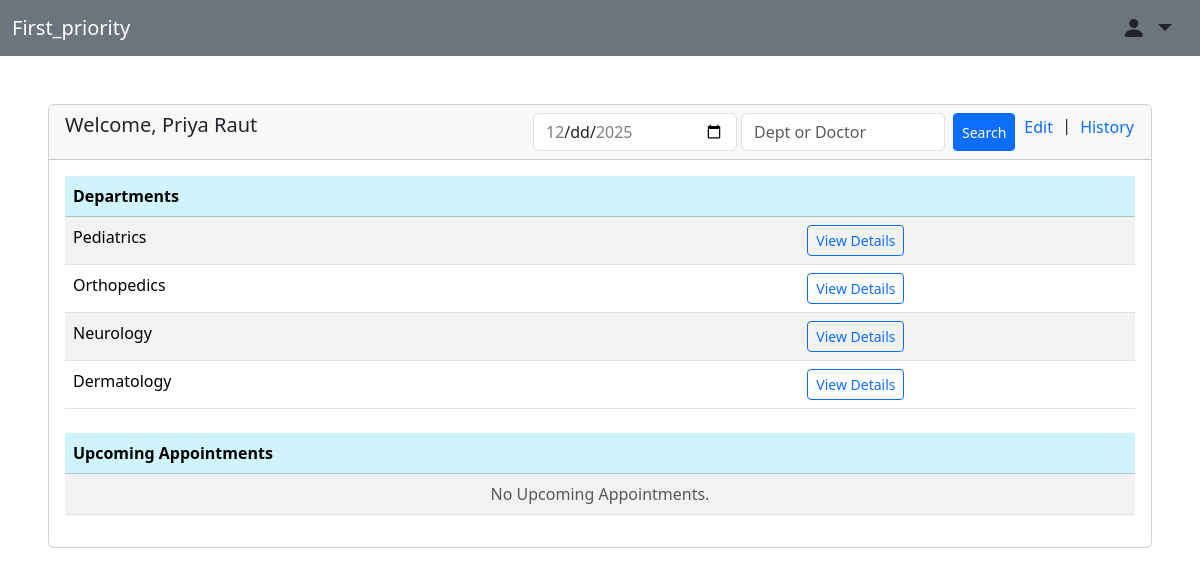
/dashboard/patient (signed in), run on the app's committed database.
### backend/models.py (models this page shows, shortened)
class Patient(db.Model,UserMixin):
    __tablename__ = "patient"
    id = db.Column(db.Integer, primary_key = True, autoincrement = True)
    username = db.Column(db.String, unique=True)
    email = db.Column(db.String, unique = True)
    password = db.Column(db.String)
    full_name = db.Column(db.String)
    contact_no = db.Column(db.String)
    dob = db.Column(db.Date)
    address = db.Column(db.Text)
    status = db.Column(db.Boolean,default=True)
    appointments = db.relationship("Appointment",backref="patient",cascade="all, delete-orphan")
    @property
    def is_active(self):
        return self.status

class Departments(db.Model):
    __tablename__ = "departments"
    id = db.Column(db.Integer, primary_key = True, autoincrement = True)
    name = db.Column(db.String, unique = True)
    description = db.Column(db.Text)
    doctors = db.relationship("Doctor", backref = "department",cascade="all, delete-orphan")

### backend/routes.py (the view)
@app.route("/dashboard/patient")
@login_required
def patient_dashboard():
    if isinstance(current_user, Patient):
        today = date.today()
        last_date = today + timedelta(days=6)
        departments=db.session.query(Departments).all()
        appointment_details1=Appointment.query.filter(Appointment.appointment_status == "Upcoming", Appointment.patient_id==current_user.id, Appointment.date>=today).order_by(Appointment.date,Appointment.time).all()
        appointment_details = []
        for appointment in appointment_details1:
            if appointment.date == today:
                if appointment.time <= datetime.now().time():
                    continue
            appointment_details.append(appointment)
        return render_template("patient/patient_dash.html",departments=departments,records=appointment_details,today=today,last_date=last_date)
    else:
        return redirect("/")

### app.py (called while the page is built)
def create_app():
    app = Flask(__name__)
    app.config["SQLALCHEMY_DATABASE_URI"] = "sqlite:///mydb.sqlite3"
    db.init_app(app)
    app.config["SECRET_KEY"] = "mysecretkey"
    loginmanager=LoginManager(app)
    @loginmanager.user_loader
    def load_user(email):
        obj=db.session.query(Doctor).filter_by(email=email).first() or db.session.query(Patient).filter_by(email=email).first() or db.session.query(Admin).filter_by(email=email).first()
        return obj
    app.app_context().push()
    return app

### backend/routes.py (called while the page is built)
@app.before_request
def inactive_users():
    msg = None
    if not current_user.is_authenticated and request.endpoint != "login" and request.endpoint!="register" and request.endpoint!="home":
        if(current_user.is_active == False):
            msg = "You are not allowed to access the application. Please contact administrator."
        logout_user()
        return redirect(url_for("login", msg=msg))

### templates/patient/patient_dash.html (shortened to what this page needs)
<!DOCTYPE html>
<html lang="en">
<head>
    <link href="https://cdn.jsdelivr.net/npm/bootstrap@5.3.8/dist/css/bootstrap.min.css" rel="stylesheet"
>
    <link rel="stylesheet" href="https://cdn.jsdelivr.net/npm/bootstrap-icons@1.13.1/font/bootstrap-icons.min.css">
</head>
<body>
    <nav class="navbar navbar-expand-sm bg-secondary navbar-dark">
        <div class="container-fluid">
            <div class="navbar-brand">First_priority</div>
            <div class="nav-item dropdown-center">
                <a class="nav-link dropdown-toggle fs-4 me-3" href="#" role="button" data-bs-toggle="dropdown">
                    <i class="bi bi-person-fill"></i>
                </a>
            </div>
        </div>
    </nav>
    <div class="card mt-5 ms-5 me-5">
        <div class="card-header d-flex justify-content-between">
            <h5 class="me-auto">Welcome, {{current_user.full_name}}</h5>
            <form method="GET" action="/search" class="d-flex" role="search">
                <input class="form-control me-1" type="date" name="date_query" value="{{date_query or ''}}" min="{{today}}" max="{{last_date}}"/>
                <input class="form-control me-2" type="search" name="query"
                    placeholder="Dept or Doctor" value="{{ search_query or '' }}" required/>
                <button class="btn btn-primary btn-sm me-2" type="submit">Search</button>
            </form>
            <div>
                <a href="/edit/patient?id={{current_user.id}}" class="btn btn p-0 text-primary text-decoration-none">Edit</a>
                <span class="mx-1">|</span>
                <a href="/patient_history?id={{current_user.id}}" class="btn btn p-0 text-primary text-decoration-none">History</a>
            </div>
        </div>
        <div class="card-body">
            <table class="table table-striped w-100 mb-4">
                <thead>
                    <tr class="table-info">
                        <th colspan="6">Departments</th>
                    </tr>
                </thead>
                <tbody>
                    {% for department in departments %}
                    <tr>
                        <td colspan="5">{{department.name}}</td>
                        <td class="text-center"><a href="/view/department?department_id={{department.id}}" type="button"
                                class="btn btn-outline-primary btn-sm me-2">View Details</a></td>
                    </tr>
                    {% endfor %}
                </tbody>
            </table>
            <table class="table table-striped">
                <thead>
                    <tr class="table-info">
                        <th colspan="7">Upcoming Appointments</th>
                    </tr>
                </thead>
                {% if records %}
                <tbody>
                    <tr>
                        <th scope="col">ID</th>
                        <th scope="col">Doctor Name</th>
                        <th scope="col">Department</th>
                        <th scope="col">Date</th>
                        <th scope="col">Time</th>
                        <th scope="col" class="text-center">Actions</th>
                    </tr>
                    {% for record in records %}
                    <tr>
                        <th scope="row">{{record.id}}</th>
                        <td>{{record.doctor.full_name}}</td>
                        <td>{{record.doctor.department.name}}</td>
                        <td>{{record.date}}</td>
                        <td>{{record.time.strftime("%H:%M")}}</td>
                        <td class="text-center"><a href="/update_appointment/patient?appointment_id={{record.id}}&action=cancel" type="button"
                                class="btn btn-outline-danger btn-sm me-2">Cancel</a><a href="/check_availability?action=reschedule&slot_id={{record.doctor_avlb_id}}&doc_id={{record.doc_id}}" type="button"
                                class="btn btn-outline-primary btn-sm">Reschedule</a></td>
                    </tr>
                    {% endfor %}
                </tbody>
                {% else %}
                <tbody>
                    <tr>
                        <td colspan="4" class="text-center text-muted">No Upcoming Appointments.</td>
                    </tr>
                </tbody>
                {% endif %}
            </table>
        </div>
    </div>
</body>
</html>

### data on the page
Patient: full_name "Priya Raut"
Departments: name "Pediatrics"
Departments: name "Orthopedics"
Departments: name "Neurology"
Departments: name "Dermatology"
